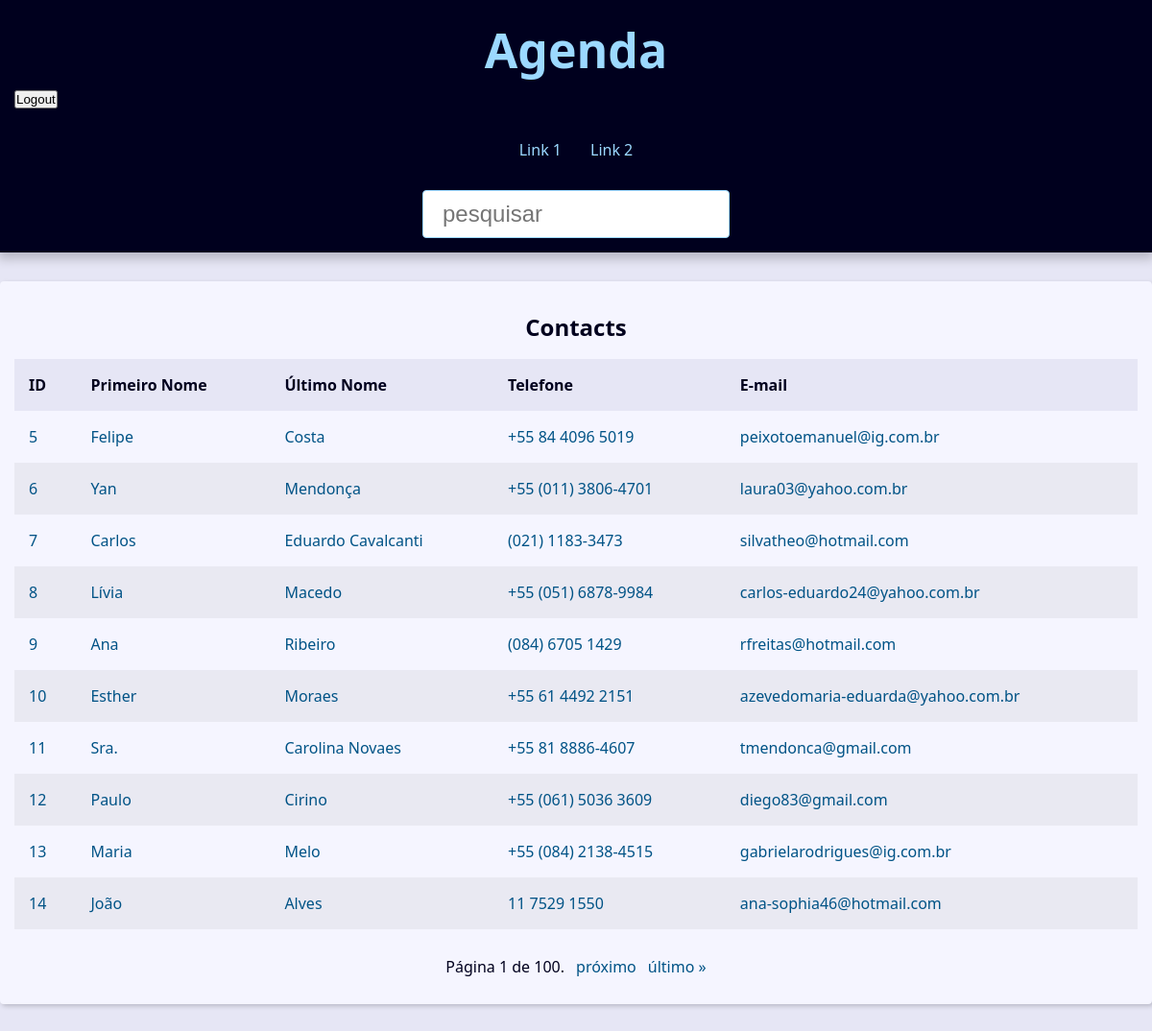
The page /agenda/ (signed in) on the database its author committed.
### contact/models.py (models this page shows, shortened)
class Contact(models.Model):
  first_name = models.CharField(max_length=50)
  last_name = models.CharField(max_length=50,blank=True)
  phone = models.CharField(max_length=50)
  email = models.EmailField(max_length=254, blank=True)
  created_date = models.DateTimeField(default=timezone.now)  # Django executa a função timezone.now() quando o objeto Contato é criado
  description = models.TextField(blank=True)
  show = models.BooleanField(default=True)
  picture = models.ImageField(blank=True,upload_to='pictures/%Y/%m') # Depende do pillow
  category = models.ForeignKey(Category,
  on_delete=models.SET_NULL,  # Tipos de on_delete => 1) CASCADE 2) SET_NULL 3) PROTECT 4 ) SET_DEFAULT
  blank=True,null=True)
  owner = models.ForeignKey(User,on_delete=models.SET_NULL,blank=True,null=True)
  class Meta:
    verbose_name = 'Contact'
    verbose_name_plural = 'Contacts'

### contact/views/contact_views.py (the view)
# urls.py: path('',views.index, name='index')
@login_required
def index(request):
  contacts = Contact.objects.filter(show=True).order_by('id')
  paginator = Paginator(contacts, 10)
  page_number = request.GET.get("page")
  page_obj = paginator.get_page(page_number)
  context = {
    'page_obj': page_obj,
    'site_title': 'Contatos - '
  }
  return render(request, 'contact/index.html',context)

### contact/templates/contact/index.html
{% extends 'global/base.html' %} {% block content %} {% if page_obj %}
<div class="responsive-table">
  <table class="contacts-table">
    <caption class="table-caption">
      Contacts
    </caption>
    <thead>
      <tr class="table-row table-row-header">
        <th class="table-header">ID</th>
        <th class="table-header">Primeiro Nome</th>
        <th class="table-header">Último Nome</th>
        <th class="table-header">Telefone</th>
        <th class="table-header">E-mail</th>
      </tr>
    </thead>
    <tbody>
      {% for contact in page_obj %}
      <tr class="table-row">
        <td class="table-cel">
          <a class="table-link" href="{% url 'contact:contact' contact.id %}">
            {{ contact.id }}
          </a>
        </td>
        <td class="table-cel">
          <a class="table-link" href="#"> {{ contact.first_name }} </a>
        </td>
        <td class="table-cel">
          <a class="table-link" href="#"> {{ contact.last_name }} </a>
        </td>
        <td class="table-cel">
          <a class="table-link" href="#"> {{ contact.phone }} </a>
        </td>
        <td class="table-cel">
          <a class="table-link" href="#"> {{ contact.email }} </a>
        </td>
      </tr>
      {% endfor %}
    </tbody>
  </table>
</div>
{% else %}
<div class="single-contact">
  <h1 class="single-contact-name">Nenhum contato encontrado</h1>
</div>
{% endif %} {% endblock content %}

### base_templates/global/base.html
<!DOCTYPE html>
<html lang="pt-BR">
  <head>
    {% include "global/partials/_head.html" %}
  </head>
  <body>
    {% include 'global/partials/_header.html' %}
    <main class="content">
      {% block content %}{% endblock content %}
      {% include 'global/partials/_pagination.html'%}
    </main>
  </body>
</html>

### base_templates/global/partials/_head.html (shortened to what this page needs)
{% load static %}
<link rel="stylesheet" href="{% static 'global/css/style.css' %}" />

### base_templates/global/partials/_header.html (shortened to what this page needs)
<header class="header">
  <h1 class="header-heading">
    <a href="{% url 'contact:index' %}" class="header-link">Agenda</a>
  </h1>
  {% if user.is_authenticated %}
  <form action="{% url 'logout' %}" method="post" style="display: inline">
    <button type="submit">Logout</button>
  </form>
  {% else %}
  <a href="{% url 'login' %}">Entrar</a>
  {% endif %}
  <nav class="menu">
    <ul class="menu-list">
      <li class="menu-item">
        <a href="" class="menu-link">Link 1</a>
      </li>
      <li class="menu-item">
        <a href="" class="menu-link">Link 2</a>
      </li>
    </ul>
  </nav>
  <div class="search">
    <form action="{% url 'contact:search' %}" method="get">
      <input
        type="text"
        class="search-input"
        placeholder="pesquisar"
        id="search"
        name="q"
        value="{{ request.GET.q.strip }}"
      />
    </form>
  </div>
</header>

### base_templates/global/partials/_pagination.html (shortened to what this page needs)
{% if page_obj%}
  <div class="pagination">
    <span class="step-links">
      <span class="current">
        Página {{ page_obj.number }} de {{ page_obj.paginator.num_pages }}.
      </span>
      {% if page_obj.has_next %}
      <a href="?page={{ page_obj.next_page_number }}&q={{ request.GET.q.strip }}">próximo</a>
      <a href="?page={{ page_obj.paginator.num_pages }}&q={{ request.GET.q.strip }}">último &raquo;</a>
      {% endif %}
    </span>
  </div>
{% endif %}

### base_static/global/css/style.css (style rules this page uses)
:root { --spacing: 1.5rem; --link-dark-color: rgb(0, 83, 134); --link-light-color: rgb(156, 217, 255); --clr-white: rgb(245, 245, 255); --clr-black: rgb(0, 0, 30); --clr-light-gray: rgb(230, 230, 245); --clr-dark-shadow-5: rgba(0, 0, 10, 5%); --clr-dark-shadow-10: rgba(0, 0, 10, 10%); --clr-dark-shadow-20: rgba(0, 0, 10, 20%); --clr-light-shadow-5: rgba(200, 200, 255, 5%); --clr-light-shadow-10: rgba(200, 200, 255, 10%); --clr-light-shadow-20: rgba(200, 200, 255, 20%); --main-page-width: 120rem; --table-min-width: 60rem; --biggest-font-size: 5rem; --bigger-font-size: 4rem; --big-font-size: 3.2rem; --medium-font-size: 2.4rem; --small-font-size: 1.6rem; --smaller-font-size: 1.4rem; --smallest-font-size: 1.2rem; --transition-fast: 300ms; --transition-medium: 600ms; --transition-slow: 1s; --default-border-radius: 4px; }
*, *::before, *::after { margin: 0; padding: 0; box-sizing: border-box; }
html { font-size: 62.5%; }
body { font-family: system-ui, -apple-system, BlinkMacSystemFont, 'Segoe UI', Roboto, Oxygen, Ubuntu, Cantarell, 'Open Sans', 'Helvetica Neue', sans-serif; line-height: 1.5; font-size: var(--small-font-size); color: var(--clr-black); -webkit-font-smoothing: antialiased; background: var(--clr-light-gray); }
.header { background: var(--clr-black); padding: var(--spacing); box-shadow: 0 5px 10px 2px var(--clr-dark-shadow-20); z-index: 1; position: relative; }
.header-heading { font-size: var(--biggest-font-size); text-align: center; }
.header-link { color: var(--link-light-color); text-decoration: none; transition: filter var(--transition-fast) ease-in-out; }
.menu { margin: var(--spacing); }
.menu-list { list-style: none; display: flex; justify-content: center; flex-flow: row wrap; }
.menu-link { display: block; padding: var(--spacing); color: var(--link-light-color); text-decoration: none; transition: background-color var(--transition-fast) ease-in-out; border-radius: var(--default-border-radius); }
.content { max-width: var(--main-page-width); margin: calc(var(--spacing) * 2) auto; padding: var(--spacing); background: var(--clr-white); box-shadow: 2px 2px 5px var(--clr-dark-shadow-20); border-radius: var(--default-border-radius); }
.responsive-table { width: 100%; overflow-x: auto; }
.contacts-table { width: 100%; min-width: var(--table-min-width); border-collapse: collapse; }
.table-caption { font-size: var(--medium-font-size); font-weight: bold; padding: var(--spacing); }
.table-row { text-align: left; text-overflow: ellipsis; transition: background-color var(--transition-fast) ease-in-out; }
.table-row:nth-of-type(2n) { background: var(--clr-dark-shadow-5); }
.table-row-header { background: var(--clr-light-gray); color: var(--clr-black); }
.table-cel, .table-header { padding: var(--spacing); }
.table-link { color: var(--link-dark-color); transition: color var(--transition-fast) ease-in-out; text-decoration: none; }
.pagination { margin-top: var(--spacing); display: flex; justify-content: center; padding: calc(var(--spacing) * 0.8); font-size: var(--small-font-size); }
.pagination .step-links { display: flex; gap: calc(var(--spacing) * 0.8); }
.pagination .step-links a { color: var(--link-dark-color); transition: color var(--transition-fast) ease-in-out; text-decoration: none; display: block; }
.search { display: flex; justify-content: center; }
.search-input { font-size: var(--medium-font-size); padding: 1rem 2rem; width: 100%; max-width: 32rem; border-radius: var(--default-border-radius); border: 1px solid var(--link-light-color); }

### rows shown on the page
Contact: id "5", first_name "Felipe", last_name "Costa", phone "+55 84 4096 5019", email "peixotoemanuel@ig.com.br"
Contact: id "6", first_name "Yan", last_name "Mendonça", phone "+55 (011) 3806-4701", email "laura03@yahoo.com.br"
Contact: id "7", first_name "Carlos", last_name "Eduardo Cavalcanti", phone "(021) 1183-3473", email "silvatheo@hotmail.com"
Contact: id "8", first_name "Lívia", last_name "Macedo", phone "+55 (051) 6878-9984", email "carlos-eduardo24@yahoo.com.br"
Contact: id "9", first_name "Ana", last_name "Ribeiro", phone "(084) 6705 1429", email "rfreitas@hotmail.com"
Contact: id "10", first_name "Esther", last_name "Moraes", phone "+55 61 4492 2151", email "azevedomaria-eduarda@yahoo.com.br"
Contact: id "11", first_name "Sra.", last_name "Carolina Novaes", phone "+55 81 8886-4607", email "tmendonca@gmail.com"
Contact: id "12", first_name "Paulo", last_name "Cirino", phone "+55 (061) 5036 3609", email "diego83@gmail.com"
Contact: id "13", first_name "Maria", last_name "Melo", phone "+55 (084) 2138-4515", email "gabrielarodrigues@ig.com.br"
Contact: id "14", first_name "João", last_name "Alves", phone "11 7529 1550", email "ana-sophia46@hotmail.com"

### other values the page prints
{{ page_obj.number }} "1"
{{ page_obj.paginator.num_pages }} "100"
